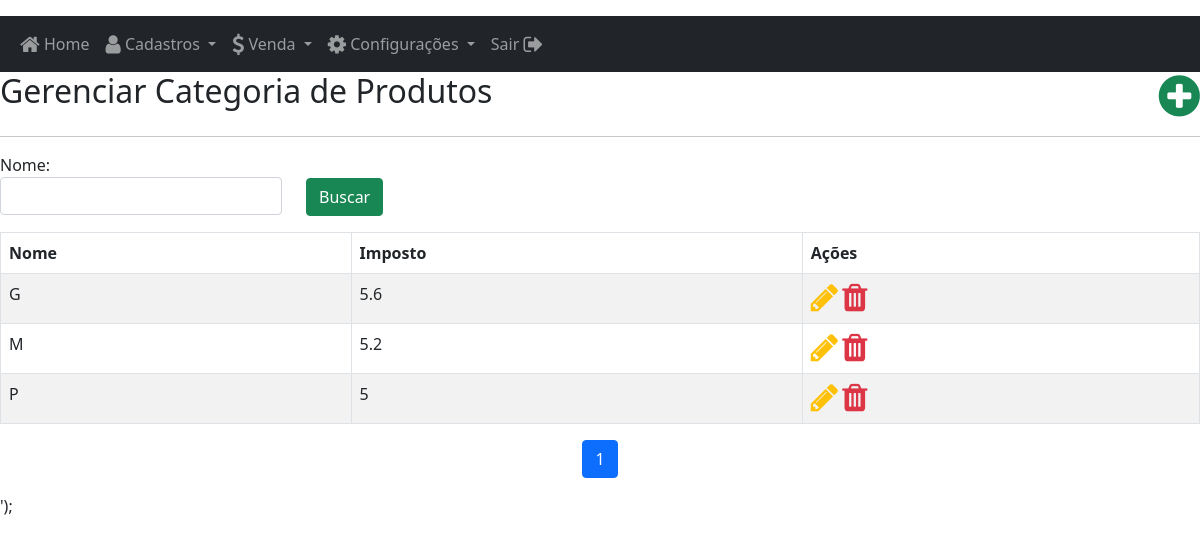
Screenshot of /?page=categoriaproduto (signed in) with the database file from the repository.
### tables this page shows
CREATE TABLE IF NOT EXISTS `categoria_produto` (
  `categoria_produto_id` int(10) unsigned zerofill NOT NULL AUTO_INCREMENT,
  `categoria_produto_nome` varchar(90) DEFAULT NULL,
  `categoria_produto_imposto` double DEFAULT NULL,
  PRIMARY KEY (`categoria_produto_id`)
);

### model/categoriaproduto.php (called while the page is built, shortened)
<?php
require_once '../lib/db.php';
class CategoriaProdutoModel extends Db
{
    public function findAll($busca, $pgn)
    {
         $sql = '';
        return $this->querypgn("SELECT * FROM categoria_produto
            $sql
            ORDER BY categoria_produto_nome ASC", $pgn, 8, 4);
    }
}

### controller/categoriaproduto.php (the view, shortened to what this page needs)
<?php
require_once '../model/categoriaproduto.php';
class categoriaprodutoController
{
    private $page = 'categoriaproduto';
    function index()
    {
        $html = file_get_contents("../view/{$this->page}/index.phtml");
        $model = new CategoriaProdutoModel();
        $replace = array('page' => $this->page);
        $pgn = Util::getParam('pgn');
        $busca['nome'] = Util::getPost('nome');
        $replace = array_merge($replace, $busca);
        $rtn = $model->findAll($busca, $pgn);
        $trs = '';
        foreach ($rtn['dados'] as $value) {
            $acoes = '<a href="?page=' . $this->page . '&action=cadastrar&codigo=' . $value['categoria_produto_id'] . '" class="text-warning" title="Editar"><i class="fa fa-pencil fa-2x " aria-hidden="true"></i></a>
            <a href="?page=' . $this->page . '&action=deletar&codigo=' . $value['categoria_produto_id'] . '" class="text-danger icon-remove-table deleteConfirm" title="Excluir"><i class="fa fa-trash fa-2x" aria-hidden="true"></i></a>';
            $trs .= util::replaceArrToTr(null, array(
                $value['categoria_produto_nome'],
                $value['categoria_produto_imposto'],
                $acoes
            ));
        }
        $replace['table_dados'] = $trs;
        $replace['paginacao'] = $rtn['paginacao'];
        return Util::replaceArrtoString($html, $replace);
    }
}

### lib/util.php (shortened to what this page needs)
<?php
class Util
{
    public static function replaceArrToTr($id = '', $array)
    {
        $td = '';
        if (is_array($array)) {
            foreach ($array as $key => $value) {
                $idtd = !empty($id) ? " id='$key-$id'" : '';
                $td .= "<td $idtd>$value</td>";
            }
        }
        return "<tr id='$id'>" . $td . "</tr>";
    }
    public static function getParam($nome)
    {
        return isset($_GET[$nome]) ? $_GET[$nome] : '';
    }
    public static function getPost($nome)
    {
        return isset($_POST[$nome]) ? $_POST[$nome] : '';
    }
}

### rows the page displays
categoria_produto: value "G", value "5.6"
categoria_produto: value "M", value "5.2"
categoria_produto: value "P", value "5"

### other values shown
$pgn + 1 "1"
